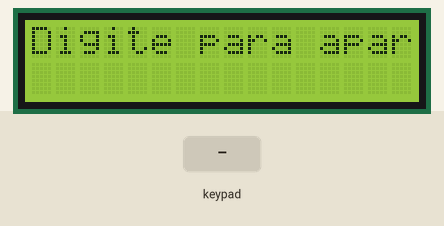
This sketch was run on a simulated Arduino Uno, built with avr-gcc and run on an emulated ATmega328P. Parts: 16×2 character LCD. Inputs (shaded band) come from the test bench.

Above: at 1.2 s.
1.3 s: keypad keys 5 4 3 2 # pressed 0.4 s apart
At 3.6 s:
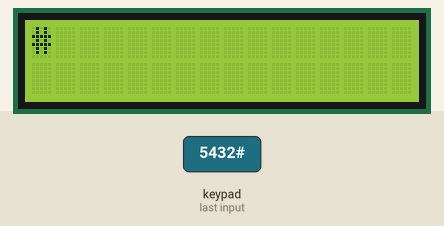
4.8 s: key 'A' pressed
At 5.2 s:
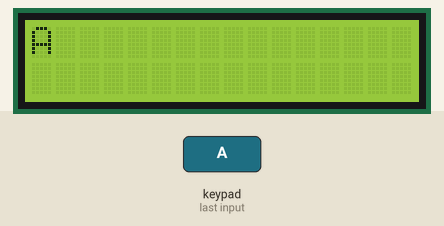
6.3 s: key 'B' pressed
At 7.5 s:
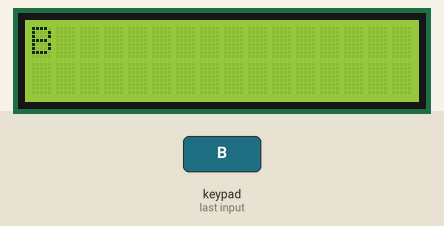
7.8 s: keypad keys 9 8 7 6 * pressed 0.4 s apart
At 10.0 s:
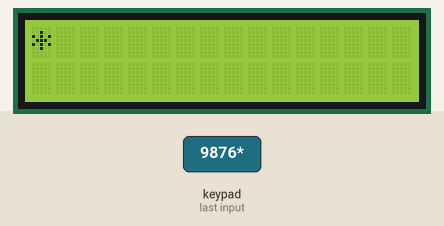
11.3 s: key 'C' pressed
At 12.4 s:
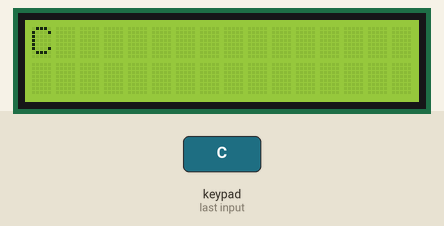
12.8 s: keypad keys 9 8 7 6 D pressed 0.4 s apart
At 13.0 s:
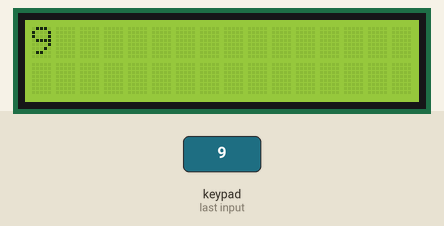
Timing chart, 0 to 15.8 s (numbered marks = the images above; inputs shaded):
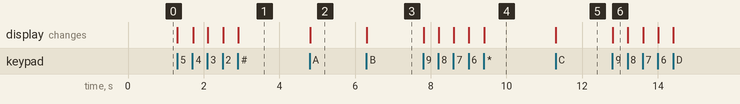

Measured:
- after the input at 1.3 s, the display: first changes at once (image 1 shows a later state)
- after the input at 4.8 s, the display: changes at once (image 2)
- after the input at 6.3 s, the display: changes at once (image 3)
- after the input at 7.8 s, the display: first changes at once (image 4 shows a later state)
- after the input at 11.3 s, the display: changes at once (image 5)
- after the input at 12.8 s, the display: changes at once (image 6)

The sketch:

ecraTeclado.ino
```cpp
#include <LiquidCrystal_I2C.h>
#include <Keypad.h>

const byte ROWS = 4; //four rows
const byte COLS = 4; //three columns
char keys[ROWS][COLS] = {
    {'1','2','3','A'},
    {'4','5','6','B'},
    {'7','8','9','C'},
    {'*','0','#','D'}
};

byte rowPins[ROWS] = {9,8,7,6}; //connect to the row pinouts of the keypad
byte colPins[COLS] = {5,4,3,2}; //connect to the column pinouts of the keypad

LiquidCrystal_I2C lcd(0x27,2,1,0,4,5,6,7,3, POSITIVE);

Keypad keypad = Keypad( makeKeymap(keys), rowPins, colPins, ROWS, COLS );

void setup(){
    Serial.begin(9600);

    lcd.begin (16,2);
    lcd.setBacklight(HIGH);
    lcd.print("Digite para aparecer no ecra.");
}

void loop(){
    char key = keypad.getKey();
    // just print the pressed key
    if (key){
        lcd.clear();
        lcd.print(key);
    }

    // this checkes if 4 is pressed, then do something. Here  we print the text but you can control something.
    if (key =='4'){
        lcd.clear();
        lcd.print("Key 4 is pressed");
    }
}
```
